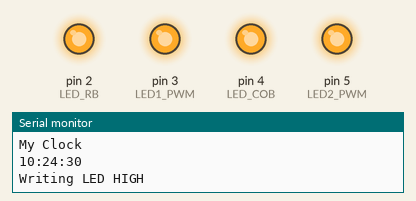
This sketch was run on a simulated Arduino Uno, built with avr-gcc and run on an emulated ATmega328P. On the bench: output pins drawn as LEDs (lit = HIGH), the last lines printed to the serial monitor. The local clock reads 2024-03-15 10:24:30 at power-on unless the sketch sets it.

Above: at 1.5 s.
At 4.5 s:
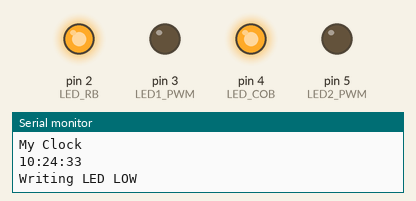
Timing chart, 0 to 7.8 s (numbered marks = the images above):
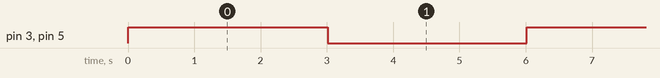

Measured:
- by itself, pin 3 (LED1_PWM), pin 5 (LED2_PWM): alternates HIGH for 3.0 s and LOW for 3.0 s

The sketch:

grow_controller.ino
```cpp
#include "RTClib.h"
//#include "growfun.h"

//-----------------------------------------------------------
//                Pinout:
//-----------------------------------------------------------
// D2 - Relay LED Driver 1
// D3 - PWM LED Driver 1
// D4 - Relay LED Driver 2
// D5 - PWM LED Driver 2
// D7 - One Wire DS18S20 - 2 stk ADDR??
// Vin - 12V 1A - To LVL Shifter VDDB and BUFFER
// 5V - To Relay and LVL Shifter VDDA
//-----------------------------------------------------------
//                Global Variables
//-----------------------------------------------------------
RTC_PCF8523 rtc;
char daysOfTheWeek[7][12] = {"Sunday","Monday", "Tuesday", "Wednesday", "Thursday", "Friday", "Saturday"};
const int LED_RB = 2;
const int LED1_PWM = 3;
const int LED_COB = 4;
const int LED2_PWM = 5;
//const int ONEWIRE = 7;
int globalCntr = 0;
DateTime globalFutureEvent;


String getFullTimeString(DateTime aTime){
  String currTime;
  currTime = String(aTime.year(), DEC) + '/';
  currTime += String( aTime.month(), DEC) + '/';
  currTime += String( aTime.day(), DEC) ;
  currTime += " (";
  currTime += daysOfTheWeek[aTime.dayOfTheWeek()];
  currTime +=  ") ";
  currTime += String( aTime.hour(), DEC) + ':';
  currTime += String( aTime.minute(), DEC ) + ':';
  currTime += String( aTime.second() , DEC );
  return currTime;
}
String getClockString( DateTime aTime){
  String aClk;
  aClk = String( aTime.hour(), DEC) + ':';
  aClk += String( aTime.minute(), DEC ) + ':';
  aClk += String( aTime.second(), DEC );
  return aClk;
}
void setFutureEvent(DateTime aTime){
  globalFutureEvent = aTime;
}
DateTime getFutureEvent(){
  return globalFutureEvent;
}

int isFutureevent(DateTime now){
  int rc = 0;
  if(now >= getFutureEvent()){
    rc = 1;
  }
  return rc;
}


void setup () {
  //GPIO
  pinMode(LED_RB, OUTPUT);
  digitalWrite(LED_RB,HIGH); //Active LOW
  pinMode(LED_COB, OUTPUT);
  digitalWrite(LED_COB,HIGH); //Active LOW
  pinMode(LED1_PWM, OUTPUT);
  pinMode(LED2_PWM, OUTPUT);
  //pinMode(ONEWIRE, INPUT);
  //Read Time on wake;
  while (!Serial) {
    delay(1);  // for Leonardo/Micro/Zero
  }

  Serial.begin(115200);
  if (! rtc.begin()) {
    Serial.println("Couldn't find RTC");
    while (1);
  }

  if (! rtc.initialized()) {
    Serial.println("RTC is NOT running!");
    // following line sets the RTC to the date & time this sketch was compiled
    //rtc.adjust(DateTime(F(__DATE__), F(__TIME__)));
    // This line sets the RTC with an explicit date & time, for example to set
    // January 21, 2014 at 3am you would call:
    // rtc.adjust(DateTime(2019, 7, 29, 22, 01, 0));
  }
}

void loop () {
    int toggle_ledstate = 0;
    DateTime now = rtc.now();
    String myTD = getFullTimeString(now);
    Serial.println("My Full time");
    Serial.print(myTD);
    Serial.println();
    String myTime = getClockString(now);
    Serial.println("My Clock");
    Serial.print(myTime);
    Serial.println();

    // calculate a date which is 7 days, 12 hours and 30 seconds into the future
    //DateTime future (now + TimeSpan(7,12,30,6));


    if( globalCntr % 2 == 0 ){
      Serial.println("Writing LED HIGH");
      //digitalWrite(LED_COB,HIGH);
      //digitalWrite(LED_RB,HIGH);
      digitalWrite(LED1_PWM , HIGH);
      digitalWrite(LED2_PWM , HIGH);
    }
    else{
      Serial.println("Writing LED LOW");
      //digitalWrite(LED_COB,LOW);
      //digitalWrite(LED_RB,LOW);
      digitalWrite(LED1_PWM , LOW);
      digitalWrite(LED2_PWM , LOW);
    }
    globalCntr++;
    Serial.println();

    delay(3000);
}
```
